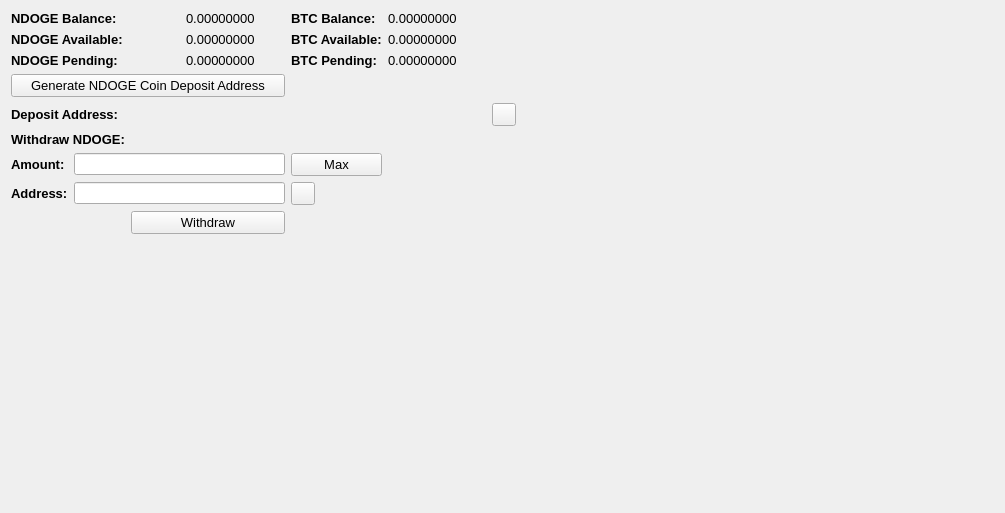
     <widget class="QWidget" name="BalanceTab">
      <attribute name="title">
       <string>Balance</string>
      </attribute>
      <layout class="QGridLayout" name="gridLayout_2">
       <item row="0" column="0" colspan="2">
        <widget class="QLabel" name="label_11">
         <property name="font">
          <font>
           <pointsize>10</pointsize>
           <weight>75</weight>
           <bold>true</bold>
          </font>
         </property>
         <property name="text">
          <string>NDOGE Balance:</string>
         </property>
        </widget>
       </item>
       <item row="0" column="3">
        <widget class="QLabel" name="HMBalanceLabel">
         <property name="font">
          <font>
           <pointsize>10</pointsize>
          </font>
         </property>
         <property name="text">
          <string>0.00000000</string>
         </property>
         <property name="textInteractionFlags">
          <set>Qt::LinksAccessibleByMouse|Qt::TextSelectableByMouse</set>
         </property>
        </widget>
       </item>
       <item row="0" column="4">
        <widget class="QLabel" name="label_12">
         <property name="font">
          <font>
           <pointsize>10</pointsize>
           <weight>75</weight>
           <bold>true</bold>
          </font>
         </property>
         <property name="text">
          <string>BTC Balance:</string>
         </property>
        </widget>
       </item>
       <item row="0" column="5">
        <widget class="QLabel" name="BitcoinBalanceLabel">
         <property name="font">
          <font>
           <pointsize>10</pointsize>
          </font>
         </property>
         <property name="text">
          <string>0.00000000</string>
         </property>
         <property name="textInteractionFlags">
          <set>Qt::LinksAccessibleByMouse|Qt::TextSelectableByMouse</set>
         </property>
        </widget>
       </item>
       <item row="0" column="7" rowspan="10">
        <spacer name="horizontalSpacer_4">
         <property name="orientation">
          <enum>Qt::Horizontal</enum>
         </property>
         <property name="sizeHint" stdset="0">
          <size>
           <width>478</width>
           <height>488</height>
          </size>
         </property>
        </spacer>
       </item>
       <item row="1" column="0" colspan="2">
        <widget class="QLabel" name="label_13">
         <property name="font">
          <font>
           <pointsize>10</pointsize>
           <weight>75</weight>
           <bold>true</bold>
          </font>
         </property>
         <property name="text">
          <string>NDOGE Available:</string>
         </property>
        </widget>
       </item>
       <item row="1" column="3">
        <widget class="QLabel" name="HMAvailableLabel_2">
         <property name="font">
          <font>
           <pointsize>10</pointsize>
          </font>
         </property>
         <property name="text">
          <string>0.00000000</string>
         </property>
         <property name="textInteractionFlags">
          <set>Qt::LinksAccessibleByMouse|Qt::TextSelectableByMouse</set>
         </property>
        </widget>
       </item>
       <item row="1" column="4">
        <widget class="QLabel" name="label_15">
         <property name="font">
          <font>
           <pointsize>10</pointsize>
           <weight>75</weight>
           <bold>true</bold>
          </font>
         </property>
         <property name="text">
          <string>BTC Available:</string>
         </property>
        </widget>
       </item>
       <item row="1" column="5">
        <widget class="QLabel" name="BitcoinAvailableLabel">
         <property name="font">
          <font>
           <pointsize>10</pointsize>
          </font>
         </property>
         <property name="text">
          <string>0.00000000</string>
         </property>
         <property name="textInteractionFlags">
          <set>Qt::LinksAccessibleByMouse|Qt::TextSelectableByMouse</set>
         </property>
        </widget>
       </item>
       <item row="2" column="0" colspan="2">
        <widget class="QLabel" name="label_14">
         <property name="font">
          <font>
           <pointsize>10</pointsize>
           <weight>75</weight>
           <bold>true</bold>
          </font>
         </property>
         <property name="text">
          <string>NDOGE Pending:</string>
         </property>
        </widget>
       </item>
       <item row="2" column="3">
        <widget class="QLabel" name="HMPendingLabel">
         <property name="font">
          <font>
           <pointsize>10</pointsize>
          </font>
         </property>
         <property name="text">
          <string>0.00000000</string>
         </property>
         <property name="textInteractionFlags">
          <set>Qt::LinksAccessibleByMouse|Qt::TextSelectableByMouse</set>
         </property>
        </widget>
       </item>
       <item row="2" column="4">
        <widget class="QLabel" name="label_31">
         <property name="font">
          <font>
           <pointsize>10</pointsize>
           <weight>75</weight>
           <bold>true</bold>
          </font>
         </property>
         <property name="text">
          <string>BTC Pending:</string>
         </property>
        </widget>
       </item>
       <item row="2" column="5">
        <widget class="QLabel" name="BitcoinPendingLabel">
         <property name="font">
          <font>
           <pointsize>10</pointsize>
          </font>
         </property>
         <property name="text">
          <string>0.00000000</string>
         </property>
         <property name="textInteractionFlags">
          <set>Qt::LinksAccessibleByMouse|Qt::TextSelectableByMouse</set>
         </property>
        </widget>
       </item>
       <item row="3" column="0" colspan="4">
        <widget class="QPushButton" name="GenDepositBTN">
         <property name="font">
          <font>
           <pointsize>10</pointsize>
          </font>
         </property>
         <property name="text">
          <string>Generate NDOGE Coin Deposit Address</string>
         </property>
        </widget>
       </item>
       <item row="4" column="0" colspan="3">
        <widget class="QLabel" name="label_33">
         <property name="font">
          <font>
           <pointsize>10</pointsize>
           <weight>75</weight>
           <bold>true</bold>
          </font>
         </property>
         <property name="text">
          <string>Deposit Address:</string>
         </property>
        </widget>
       </item>
       <item row="4" column="3" colspan="3">
        <widget class="QLabel" name="DepositAddressLabel">
         <property name="minimumSize">
          <size>
           <width>300</width>
           <height>0</height>
          </size>
         </property>
         <property name="palette">
          <palette>
           <active>
            <colorrole role="WindowText">
             <brush brushstyle="SolidPattern">
              <color alpha="255">
               <red>0</red>
               <green>0</green>
               <blue>0</blue>
              </color>
             </brush>
            </colorrole>
            <colorrole role="Text">
             <brush brushstyle="SolidPattern">
              <color alpha="255">
               <red>0</red>
               <green>0</green>
               <blue>255</blue>
              </color>
             </brush>
            </colorrole>
           </active>
           <inactive>
            <colorrole role="WindowText">
             <brush brushstyle="SolidPattern">
              <color alpha="255">
               <red>0</red>
               <green>0</green>
               <blue>0</blue>
              </color>
             </brush>
            </colorrole>
            <colorrole role="Text">
             <brush brushstyle="SolidPattern">
              <color alpha="255">
               <red>0</red>
               <green>0</green>
               <blue>255</blue>
              </color>
             </brush>
            </colorrole>
           </inactive>
           <disabled>
            <colorrole role="WindowText">
             <brush brushstyle="SolidPattern">
              <color alpha="255">
               <red>120</red>
               <green>120</green>
               <blue>120</blue>
              </color>
             </brush>
            </colorrole>
            <colorrole role="Text">
             <brush brushstyle="SolidPattern">
              <color alpha="255">
               <red>120</red>
               <green>120</green>
               <blue>120</blue>
              </color>
             </brush>
            </colorrole>
           </disabled>
          </palette>
         </property>
         <property name="font">
          <font>
           <pointsize>10</pointsize>
           <weight>75</weight>
           <bold>true</bold>
          </font>
         </property>
         <property name="text">
          <string/>
         </property>
         <property name="alignment">
          <set>Qt::AlignRight|Qt::AlignTrailing|Qt::AlignVCenter</set>
         </property>
         <property name="textInteractionFlags">
          <set>Qt::LinksAccessibleByMouse|Qt::TextSelectableByKeyboard|Qt::TextSelectableByMouse</set>
         </property>
        </widget>
       </item>
       <item row="4" column="6">
        <widget class="QToolButton" name="DepositCopyButton">
         <property name="toolTip">
          <string>Copy to clipboard</string>
         </property>
         <property name="text">
          <string/>
         </property>
         <property name="icon">
          <iconset resource="../bitcoin.qrc">
           <normaloff>:/icons/editcopy</normaloff>:/icons/editcopy</iconset>
         </property>
         <property name="shortcut">
          <string>Alt+P</string>
         </property>
        </widget>
       </item>
       <item row="5" column="0" colspan="2">
        <widget class="QLabel" name="label_34">
         <property name="font">
          <font>
           <pointsize>10</pointsize>
           <weight>75</weight>
           <bold>true</bold>
          </font>
         </property>
         <property name="text">
          <string>Withdraw NDOGE:</string>
         </property>
        </widget>
       </item>
       <item row="6" column="0">
        <widget class="QLabel" name="label_26">
         <property name="font">
          <font>
           <pointsize>10</pointsize>
           <weight>75</weight>
           <bold>true</bold>
          </font>
         </property>
         <property name="text">
          <string>Amount:</string>
         </property>
        </widget>
       </item>
       <item row="6" column="1" colspan="3">
        <widget class="QLineEdit" name="WithdrawUnitsInput">
         <property name="font">
          <font>
           <pointsize>9</pointsize>
           <weight>75</weight>
           <bold>true</bold>
          </font>
         </property>
         <property name="text">
          <string/>
         </property>
        </widget>
       </item>
       <item row="6" column="4">
        <widget class="QPushButton" name="Withdraw_Max_Amount">
         <property name="font">
          <font>
           <pointsize>10</pointsize>
          </font>
         </property>
         <property name="text">
          <string>Max</string>
         </property>
        </widget>
       </item>
       <item row="7" column="0">
        <widget class="QLabel" name="label_10">
         <property name="font">
          <font>
           <pointsize>10</pointsize>
           <weight>75</weight>
           <bold>true</bold>
          </font>
         </property>
         <property name="text">
          <string>Address:</string>
         </property>
        </widget>
       </item>
       <item row="7" column="1" colspan="3">
        <widget class="QLineEdit" name="WithdrawAddress">
         <property name="font">
          <font>
           <pointsize>9</pointsize>
           <weight>75</weight>
           <bold>true</bold>
          </font>
         </property>
        </widget>
       </item>
       <item row="7" column="4">
        <widget class="QToolButton" name="WithdrawPasteButton">
         <property name="toolTip">
          <string>Paste from clipboard</string>
         </property>
         <property name="text">
          <string/>
         </property>
         <property name="icon">
          <iconset resource="../bitcoin.qrc">
           <normaloff>:/icons/editpaste</normaloff>:/icons/editpaste</iconset>
         </property>
         <property name="shortcut">
          <string>Alt+P</string>
         </property>
        </widget>
       </item>
       <item row="8" column="2" colspan="2">
        <widget class="QPushButton" name="WithdrawUnitsBtn">
         <property name="font">
          <font>
           <pointsize>10</pointsize>
          </font>
         </property>
         <property name="text">
          <string>Withdraw</string>
         </property>
        </widget>
       </item>
       <item row="9" column="0" colspan="6">
        <spacer name="verticalSpacer">
         <property name="orientation">
          <enum>Qt::Vertical</enum>
         </property>
         <property name="sizeHint" stdset="0">
          <size>
           <width>428</width>
           <height>262</height>
          </size>
         </property>
        </spacer>
       </item>
      </layout>
      <zorder>label_31</zorder>
      <zorder>label_15</zorder>
      <zorder>label_12</zorder>
      <zorder>label_14</zorder>
      <zorder>label_13</zorder>
      <zorder>label_11</zorder>
      <zorder>BitcoinBalanceLabel</zorder>
      <zorder>HMBalanceLabel</zorder>
      <zorder>HMAvailableLabel_2</zorder>
      <zorder>HMPendingLabel</zorder>
      <zorder>BitcoinAvailableLabel</zorder>
      <zorder>BitcoinPendingLabel</zorder>
      <zorder>label_33</zorder>
      <zorder>GenDepositBTN</zorder>
      <zorder>DepositAddressLabel</zorder>
      <zorder>Withdraw_Max_Amount</zorder>
      <zorder>label_34</zorder>
      <zorder>WithdrawUnitsInput</zorder>
      <zorder>label_10</zorder>
      <zorder>label_26</zorder>
      <zorder>WithdrawAddress</zorder>
      <zorder>WithdrawUnitsBtn</zorder>
      <zorder>horizontalSpacer_4</zorder>
      <zorder>verticalSpacer</zorder>
      <zorder>WithdrawPasteButton</zorder>
      <zorder>DepositCopyButton</zorder>
     </widget>
